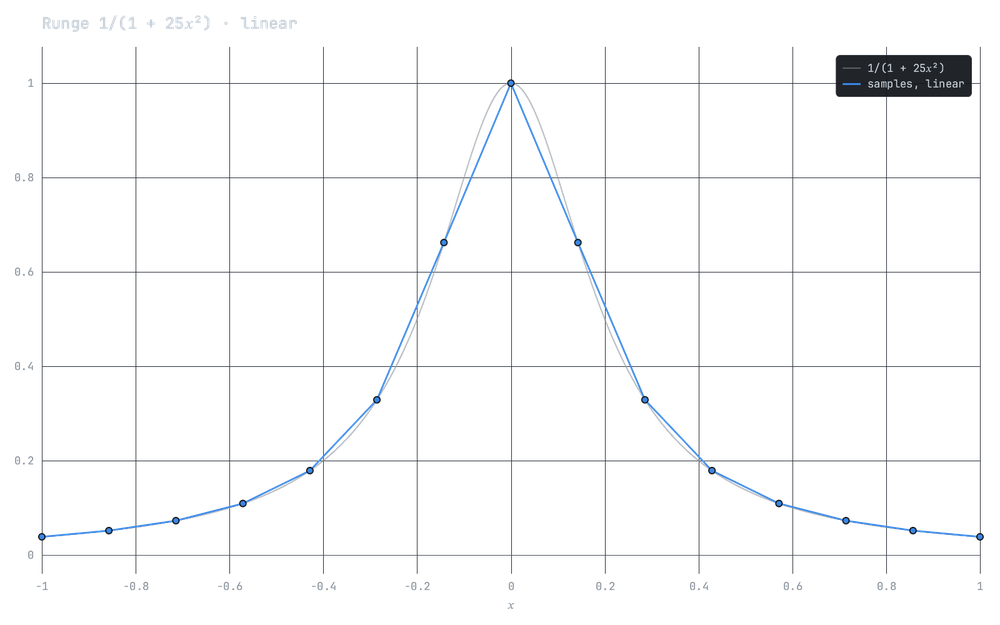
#> input picture deno/gallery/golden/lines/runge_samples_linear.png, 1000 x 625 px, shrunk from 1600 x 1000 before the run
$ python over.py ../gallery/golden/lines/runge_samples_linear.png
#> lines starting #> are read from the running program, lines starting #| are printed output that depends on the picture
# /// script
# requires-python = ">=3.12"
# dependencies = ["pillow"]
# ///
"""Composite straight-alpha PNGs over #101216 (the terminal background), for viewing.

    uv run deno/tools/over.py IN.png [IN2.png ...]   # writes IN.over.png next to each
"""
import sys
from pathlib import Path

from PIL import Image

for p in map(Path, sys.argv[1:]):
    img = Image.open(p).convert("RGBA")
#> img is the input picture: PIL image 1000x625 RGBA; mean R, G, B, A 4.9, 6.5, 7.9, 7.7
    bg = Image.new("RGBA", img.size, (0x10, 0x12, 0x16, 255))
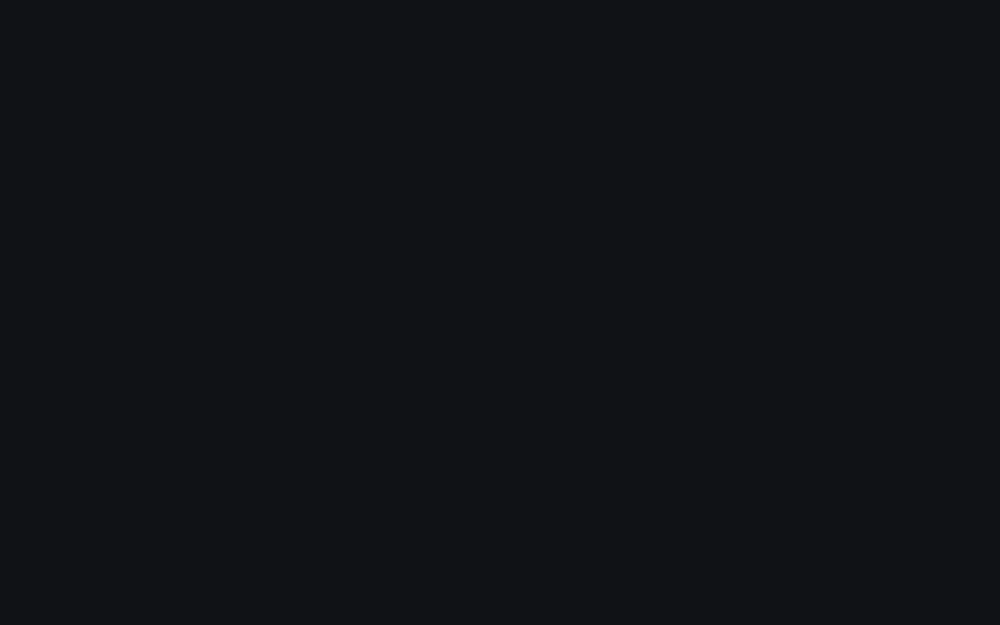
#> bg: PIL image 1000x625 RGBA; mean R, G, B, A 16, 18, 22, 255
    out = p.with_suffix(".over.png")
    Image.alpha_composite(bg, img).convert("RGB").save(out)
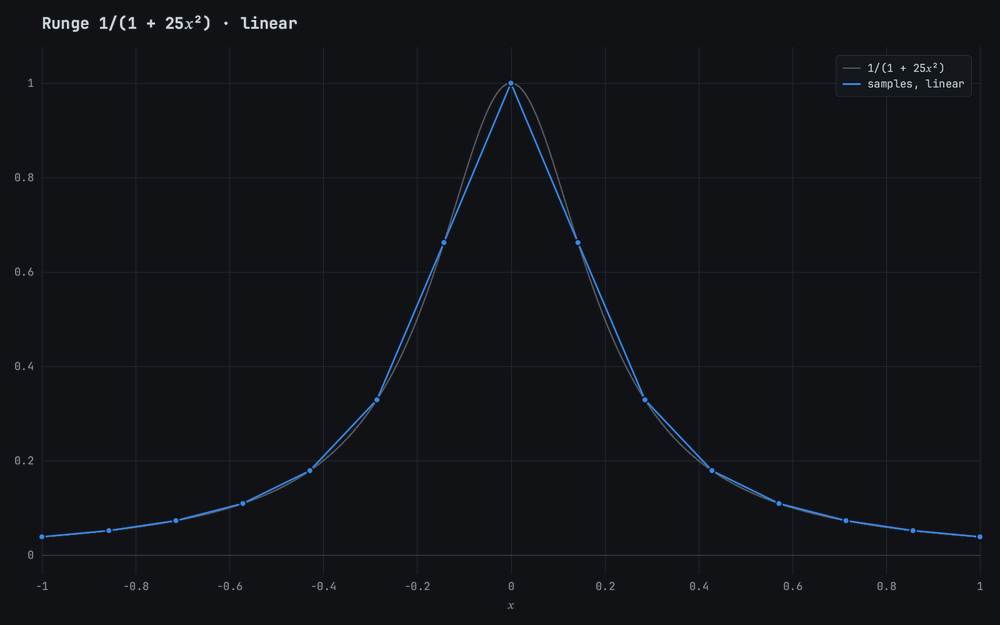
#> saved as runge_samples_linear.over.png: PIL image 1000x625 RGB; mean R, G, B 17.2, 19.6, 24.1
    print(out)

$ run again, on deno/gallery/golden/lines/bode_magnitude.png
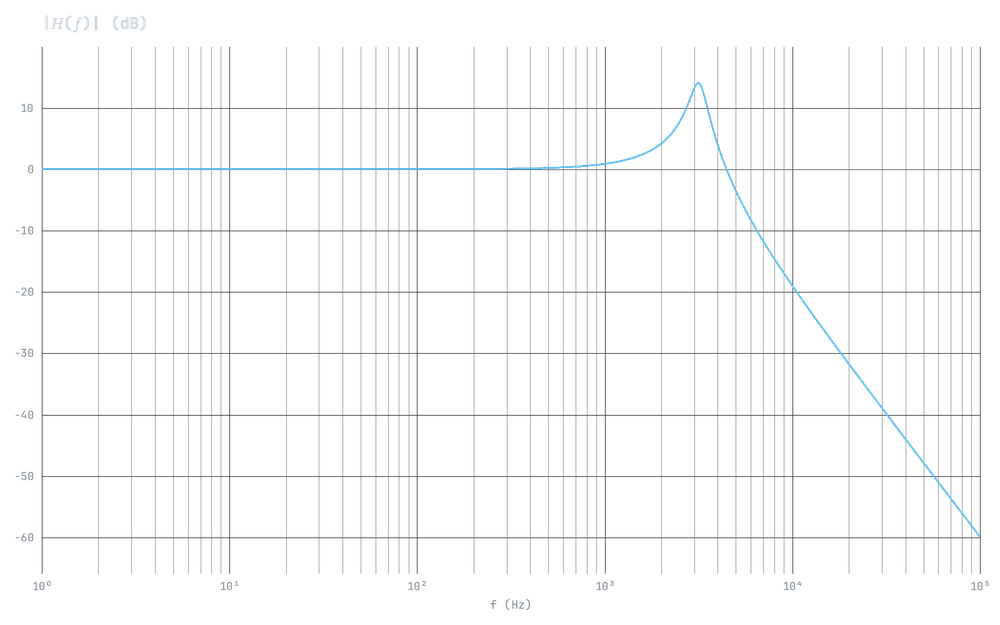
#> input picture deno/gallery/golden/lines/bode_magnitude.png, 1000 x 625 px, shrunk from 1600 x 1000 before the run
#> img is the input picture: PIL image 1000x625 RGBA; mean R, G, B, A 5.9, 7.6, 9.5, 7.5
#> `Image.alpha_composite(bg, img).convert("RGB").save(out)`:
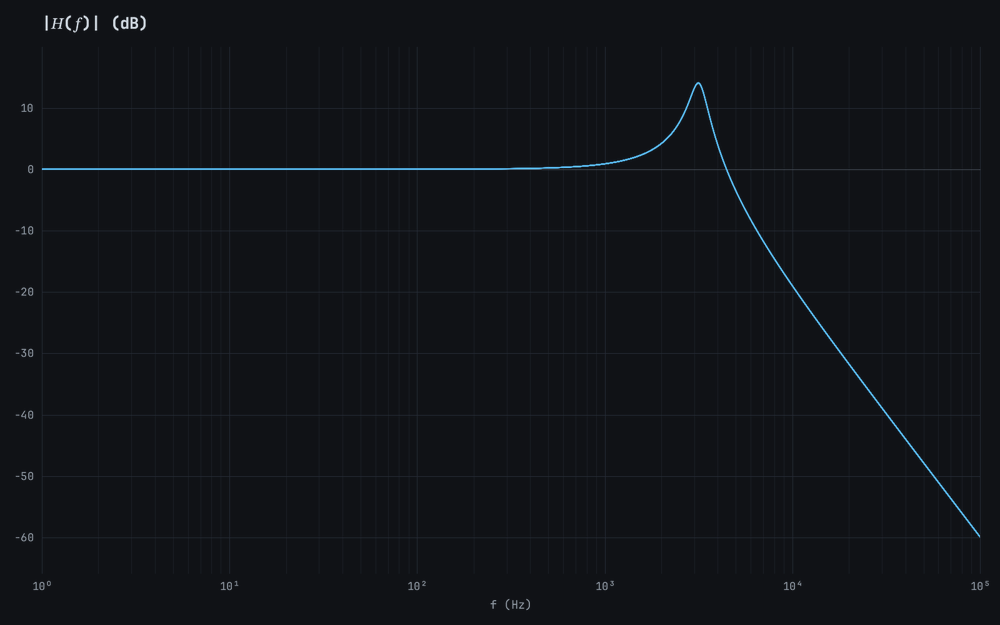
#> saved as bode_magnitude.over.png: PIL image 1000x625 RGB; mean R, G, B 17.1, 19.5, 23.8

$ run again, on deno/gallery/golden/lines/box_groups.png
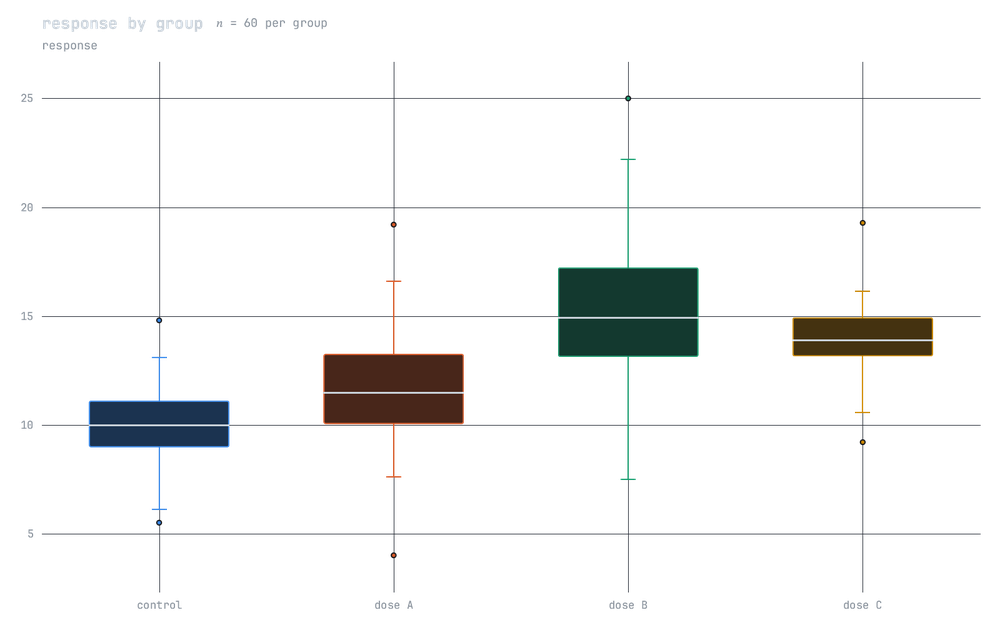
#> input picture deno/gallery/golden/lines/box_groups.png, 1000 x 625 px, shrunk from 1600 x 1000 before the run
#> img is the input picture: PIL image 1000x625 RGBA; mean R, G, B, A 5.8, 6.7, 6.3, 16.8
#> `Image.alpha_composite(bg, img).convert("RGB").save(out)`:
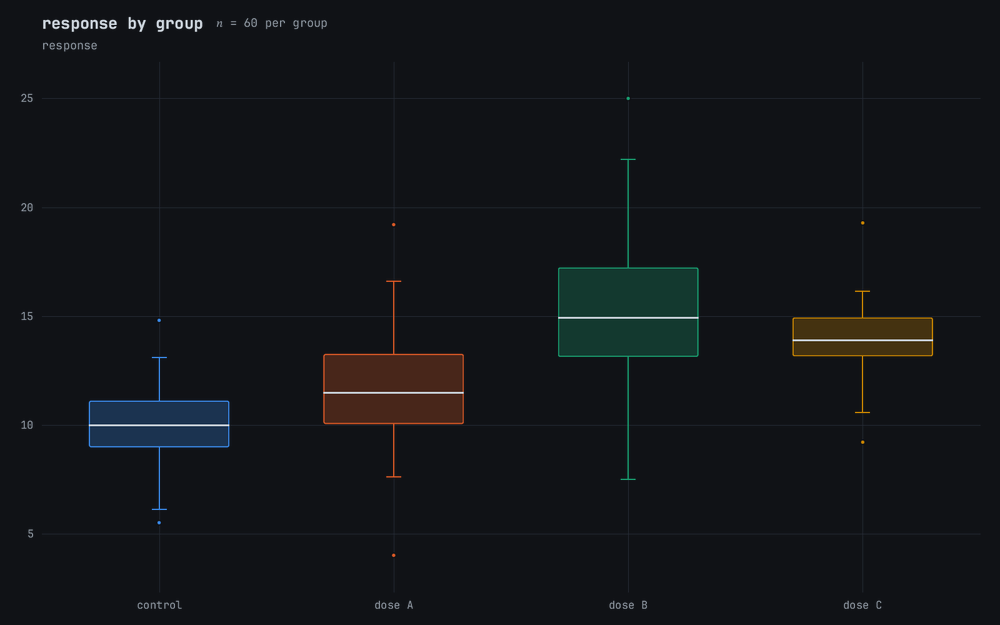
#> saved as box_groups.over.png: PIL image 1000x625 RGB; mean R, G, B 18.7, 21, 24.3
